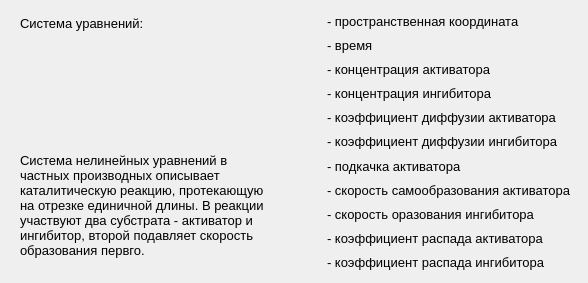
<?xml version="1.0" encoding="UTF-8"?>
<ui version="4.0">
 <class>DSEquationHelpDialog</class>
 <widget class="QDialog" name="DSEquationHelpDialog">
  <property name="windowModality">
   <enum>Qt::NonModal</enum>
  </property>
  <property name="geometry">
   <rect>
    <x>0</x>
    <y>0</y>
    <width>588</width>
    <height>283</height>
   </rect>
  </property>
  <property name="minimumSize">
   <size>
    <width>588</width>
    <height>283</height>
   </size>
  </property>
  <property name="maximumSize">
   <size>
    <width>588</width>
    <height>283</height>
   </size>
  </property>
  <property name="windowTitle">
   <string>Справка по системе уравнений</string>
  </property>
  <widget class="QWidget" name="verticalLayoutWidget">
   <property name="geometry">
    <rect>
     <x>288</x>
     <y>10</y>
     <width>31</width>
     <height>261</height>
    </rect>
   </property>
   <layout class="QVBoxLayout" name="coeffsLayout">
    <property name="spacing">
     <number>0</number>
    </property>
    <item>
     <widget class="QLabel" name="xLabel">
      <property name="layoutDirection">
       <enum>Qt::RightToLeft</enum>
      </property>
      <property name="pixmap">
       <pixmap resource="resources.qrc">:/equations/images/x.png</pixmap>
      </property>
     </widget>
    </item>
    <item>
     <widget class="QLabel" name="tLabel">
      <property name="layoutDirection">
       <enum>Qt::RightToLeft</enum>
      </property>
      <property name="text">
       <string/>
      </property>
      <property name="pixmap">
       <pixmap resource="resources.qrc">:/equations/images/t.png</pixmap>
      </property>
     </widget>
    </item>
    <item>
     <widget class="QLabel" name="u1Label">
      <property name="font">
       <font>
        <pointsize>10</pointsize>
       </font>
      </property>
      <property name="layoutDirection">
       <enum>Qt::RightToLeft</enum>
      </property>
      <property name="text">
       <string/>
      </property>
      <property name="pixmap">
       <pixmap resource="resources.qrc">:/equations/images/u1.png</pixmap>
      </property>
     </widget>
    </item>
    <item>
     <widget class="QLabel" name="u2Label">
      <property name="layoutDirection">
       <enum>Qt::RightToLeft</enum>
      </property>
      <property name="text">
       <string/>
      </property>
      <property name="pixmap">
       <pixmap resource="resources.qrc">:/equations/images/u2.png</pixmap>
      </property>
     </widget>
    </item>
    <item>
     <widget class="QLabel" name="lambda1Label">
      <property name="layoutDirection">
       <enum>Qt::RightToLeft</enum>
      </property>
      <property name="text">
       <string/>
      </property>
      <property name="pixmap">
       <pixmap resource="resources.qrc">:/equations/images/lambda1.png</pixmap>
      </property>
     </widget>
    </item>
    <item>
     <widget class="QLabel" name="lambda2Label">
      <property name="layoutDirection">
       <enum>Qt::RightToLeft</enum>
      </property>
      <property name="text">
       <string/>
      </property>
      <property name="pixmap">
       <pixmap resource="resources.qrc">:/equations/images/lambda2.png</pixmap>
      </property>
     </widget>
    </item>
    <item>
     <widget class="QLabel" name="rhoLabel">
      <property name="layoutDirection">
       <enum>Qt::RightToLeft</enum>
      </property>
      <property name="text">
       <string/>
      </property>
      <property name="pixmap">
       <pixmap resource="resources.qrc">:/equations/images/rho.png</pixmap>
      </property>
     </widget>
    </item>
    <item>
     <widget class="QLabel" name="cLabel">
      <property name="layoutDirection">
       <enum>Qt::RightToLeft</enum>
      </property>
      <property name="text">
       <string/>
      </property>
      <property name="pixmap">
       <pixmap resource="resources.qrc">:/equations/images/c.png</pixmap>
      </property>
     </widget>
    </item>
    <item>
     <widget class="QLabel" name="kLabel">
      <property name="layoutDirection">
       <enum>Qt::RightToLeft</enum>
      </property>
      <property name="text">
       <string/>
      </property>
      <property name="pixmap">
       <pixmap resource="resources.qrc">:/equations/images/k.png</pixmap>
      </property>
     </widget>
    </item>
    <item>
     <widget class="QLabel" name="nuLabel">
      <property name="layoutDirection">
       <enum>Qt::RightToLeft</enum>
      </property>
      <property name="text">
       <string/>
      </property>
      <property name="pixmap">
       <pixmap resource="resources.qrc">:/equations/images/nu.png</pixmap>
      </property>
     </widget>
    </item>
    <item>
     <widget class="QLabel" name="gammaLabel">
      <property name="layoutDirection">
       <enum>Qt::RightToLeft</enum>
      </property>
      <property name="text">
       <string/>
      </property>
      <property name="pixmap">
       <pixmap resource="resources.qrc">:/equations/images/gamma.png</pixmap>
      </property>
     </widget>
    </item>
   </layout>
  </widget>
  <widget class="QLabel" name="equationSystemLabel">
   <property name="geometry">
    <rect>
     <x>20</x>
     <y>40</y>
     <width>236</width>
     <height>101</height>
    </rect>
   </property>
   <property name="text">
    <string/>
   </property>
   <property name="pixmap">
    <pixmap resource="resources.qrc">:/equations/images/equation-system.png</pixmap>
   </property>
  </widget>
  <widget class="QLabel" name="equationSystemTitle">
   <property name="geometry">
    <rect>
     <x>20</x>
     <y>10</y>
     <width>236</width>
     <height>27</height>
    </rect>
   </property>
   <property name="font">
    <font>
     <pointsize>10</pointsize>
    </font>
   </property>
   <property name="text">
    <string>Система уравнений:</string>
   </property>
  </widget>
  <widget class="QLabel" name="equationDescriptionLabel">
   <property name="geometry">
    <rect>
     <x>20</x>
     <y>140</y>
     <width>251</width>
     <height>131</height>
    </rect>
   </property>
   <property name="font">
    <font>
     <pointsize>10</pointsize>
    </font>
   </property>
   <property name="text">
    <string>Система нелинейных уравнений в частных производных описывает каталитическую реакцию, протекающую на отрезке единичной длины. В реакции участвуют два субстрата - активатор и ингибитор, второй подавляет скорость образования первго.</string>
   </property>
   <property name="scaledContents">
    <bool>false</bool>
   </property>
   <property name="wordWrap">
    <bool>true</bool>
   </property>
  </widget>
  <widget class="QWidget" name="verticalLayoutWidget_2">
   <property name="geometry">
    <rect>
     <x>325</x>
     <y>10</y>
     <width>251</width>
     <height>261</height>
    </rect>
   </property>
   <layout class="QVBoxLayout" name="DescLayout">
    <property name="leftMargin">
     <number>2</number>
    </property>
    <property name="topMargin">
     <number>2</number>
    </property>
    <item>
     <widget class="QLabel" name="xDescLabel">
      <property name="font">
       <font>
        <pointsize>10</pointsize>
       </font>
      </property>
      <property name="text">
       <string>- пространственная координата</string>
      </property>
     </widget>
    </item>
    <item>
     <widget class="QLabel" name="tDescLabel">
      <property name="font">
       <font>
        <pointsize>10</pointsize>
       </font>
      </property>
      <property name="text">
       <string>- время</string>
      </property>
     </widget>
    </item>
    <item>
     <widget class="QLabel" name="u1DescLabel">
      <property name="font">
       <font>
        <pointsize>10</pointsize>
       </font>
      </property>
      <property name="text">
       <string>- концентрация активатора</string>
      </property>
     </widget>
    </item>
    <item>
     <widget class="QLabel" name="u2DescLabel">
      <property name="font">
       <font>
        <pointsize>10</pointsize>
       </font>
      </property>
      <property name="text">
       <string>- концентрация ингибитора</string>
      </property>
     </widget>
    </item>
    <item>
     <widget class="QLabel" name="lamda1DescLabel">
      <property name="font">
       <font>
        <pointsize>10</pointsize>
       </font>
      </property>
      <property name="text">
       <string>- коэффициент диффузии активатора</string>
      </property>
     </widget>
    </item>
    <item>
     <widget class="QLabel" name="lambda2DescLabel">
      <property name="font">
       <font>
        <pointsize>10</pointsize>
       </font>
      </property>
      <property name="text">
       <string>- коэффициент диффузии ингибитора</string>
      </property>
     </widget>
    </item>
    <item>
     <widget class="QLabel" name="rhoDescLabel">
      <property name="font">
       <font>
        <pointsize>10</pointsize>
       </font>
      </property>
      <property name="text">
       <string>- подкачка активатора</string>
      </property>
     </widget>
    </item>
    <item>
     <widget class="QLabel" name="cDescLabel">
      <property name="font">
       <font>
        <pointsize>10</pointsize>
       </font>
      </property>
      <property name="text">
       <string>- скорость самообразования активатора</string>
      </property>
     </widget>
    </item>
    <item>
     <widget class="QLabel" name="kDescLabel">
      <property name="font">
       <font>
        <pointsize>10</pointsize>
       </font>
      </property>
      <property name="text">
       <string>- скорость оразования ингибитора</string>
      </property>
     </widget>
    </item>
    <item>
     <widget class="QLabel" name="nuDescLabel">
      <property name="font">
       <font>
        <pointsize>10</pointsize>
       </font>
      </property>
      <property name="text">
       <string>- коэффициент распада активатора</string>
      </property>
     </widget>
    </item>
    <item>
     <widget class="QLabel" name="gammaDescLabel">
      <property name="font">
       <font>
        <pointsize>10</pointsize>
       </font>
      </property>
      <property name="text">
       <string>- коэффициент распада ингибитора</string>
      </property>
     </widget>
    </item>
   </layout>
  </widget>
 </widget>
 <resources>
  <include location="resources.qrc"/>
 </resources>
 <connections/>
</ui>
